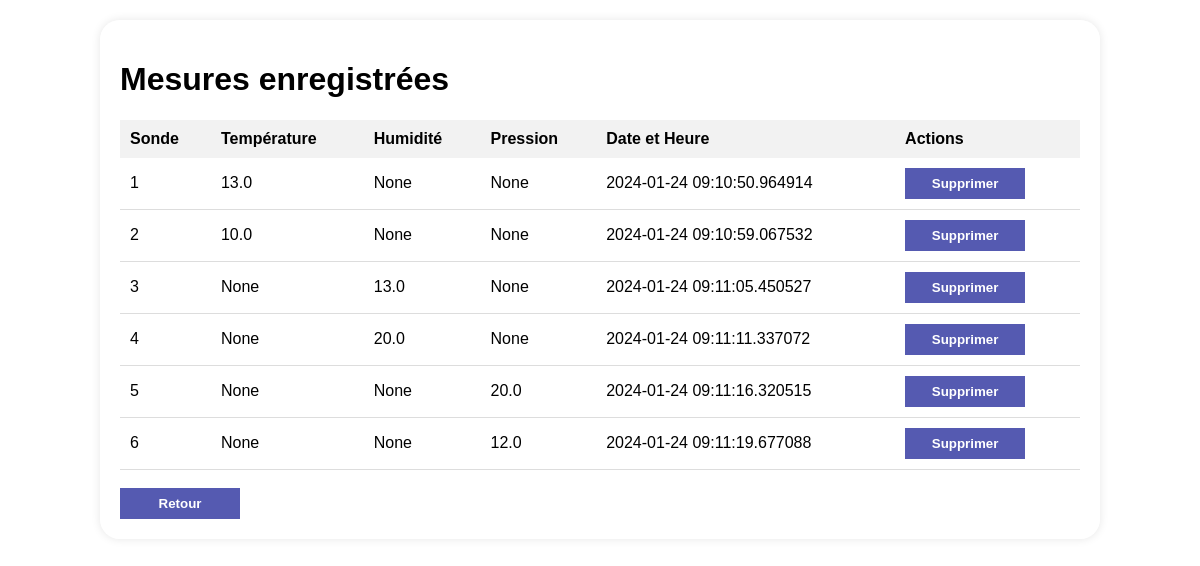
The app's page /afficher_mesures, older data.
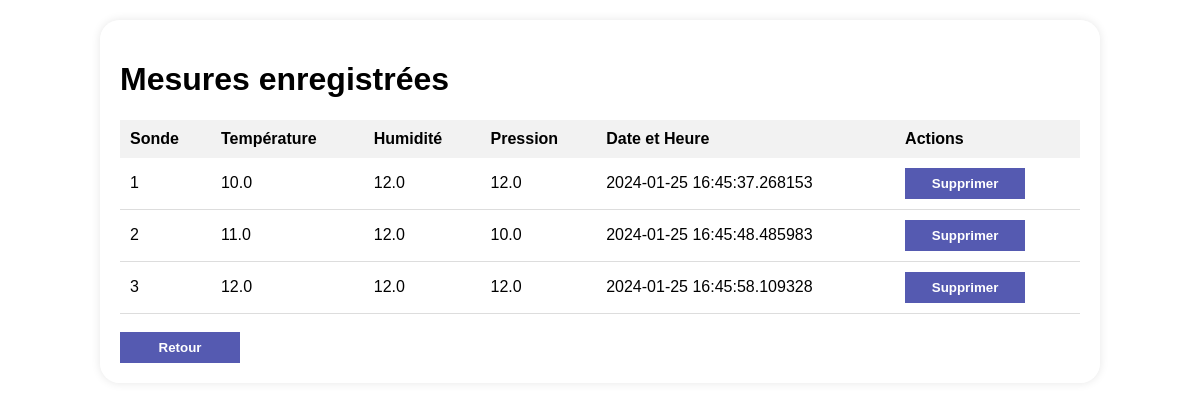
The same page, newer data.
### tables this page shows
CREATE TABLE Meteo (
        M_Id INTEGER PRIMARY KEY AUTOINCREMENT,
        user_id INTEGER,
        temperature REAL,
        humidite REAL,
        pression REAL,
        temps DATETIME,
        FOREIGN KEY (user_id) REFERENCES User(US_Id)
    );

### app.py (the view)
@app.route('/afficher_mesures')
def afficher_mesures():
    with connect_db() as db:
        cursor = db.cursor()
        cursor.execute("SELECT * FROM Meteo")
        mesures = cursor.fetchall()
    mesures_enum = list(enumerate(mesures, start=1))
    return render_template('afficher_mesures.html', mesures_enum=mesures_enum)

### app.py (called while the page is built)
def connect_db():
    db_path = 'base_de_donnee.db'
    print(f"Connecté à la base de données : {db_path}")
    return sqlite3.connect(db_path)

### templates/afficher_mesures.html (shortened to what this page needs)
<!DOCTYPE html>
<html lang="fr">
  <head>
    <link rel="stylesheet" href="/static/style4.css" />
  </head>
  <body>
    <div class="wrapper">
      <h1>Mesures enregistrées</h1>
      <table>
        <thead>
          <tr>
            <th>Sonde</th>
            <th>Température</th>
            <th>Humidité</th>
            <th>Pression</th>
            <th>Date et Heure</th>
            <th>Actions</th>
          </tr>
        </thead>
        <tbody>
          {% for index, mesure in mesures_enum %}
          <tr>
            <td>{{ index }}</td>
            <td>{{ mesure[2] }}</td>
            <td>{{ mesure[3] }}</td>
            <td>{{ mesure[4] }}</td>
            <td>{{ mesure[5] }}</td>
            <td>
              <form method="post" action="/supprimer_mesure/{{ mesure[0] }}">
                <button type="submit" class="btn">Supprimer</button>
              </form>
            </td>
          </tr>
          {% endfor %}
        </tbody>
      </table>
      <br />
      <button onclick="window.location.href='/sonde'" class="btn">
        Retour
      </button>
    </div>
  </body>
</html>

### static/style4.css (style rules this page uses)
body { font-family: Arial, sans-serif; background-color: #f4f4f4; margin: 0; padding: 0; background-repeat: no-repeat !important; background-size: cover !important; background-attachment: fixed !important; background-position: center !important; background: url(nightbg.png); }
.wrapper { width: 80%; margin: 20px auto; background-color: #ffffff99; border-radius: 20px; padding: 20px; box-shadow: 0 0 10px rgba(0, 0, 0, 0.1); transition: all 0.15s ease-in; }
table { width: 100%; border-collapse: collapse; margin-top: 20px; }
th, td { padding: 10px; text-align: left; }
th { background-color: #f2f2f2; }
td { border-bottom: 1px solid #ddd; }
.btn { width: 10vw; background-color: #555ab1; color: #fff; border: none; padding: 8px 12px; cursor: pointer; font-weight: 800; transition: all 0.15s ease-in; }

Row changes from the older to the newer data that the page shows:
removed Meteo: index "3", mesure "None", humidite "13.0", temps "2024-01-24 09:11:05.450527"
removed Meteo: index "4", mesure "None", humidite "20.0", temps "2024-01-24 09:11:11.337072"
removed Meteo: index "5", mesure "None", pression "20.0", temps "2024-01-24 09:11:16.320515"
removed Meteo: index "6", mesure "None", pression "12.0", temps "2024-01-24 09:11:19.677088"
added Meteo: index "1", temperature "10.0", humidite "12.0", pression "12.0", temps "2024-01-25 16:45:37.268153"
changed Meteo (number 2 of 3 on the later page): index "1" → "2"; temperature "13.0" → "11.0"; humidite "None" → "12.0"; pression "None" → "10.0"; temps "2024-01-24 09:10:50.964914" → "2024-01-25 16:45:48.485983"
changed Meteo (number 3 of 3 on the later page): index "2" → "3"; temperature "10.0" → "12.0"; humidite "None" → "12.0"; pression "None" → "12.0"; temps "2024-01-24 09:10:59.067532" → "2024-01-25 16:45:58.109328"
